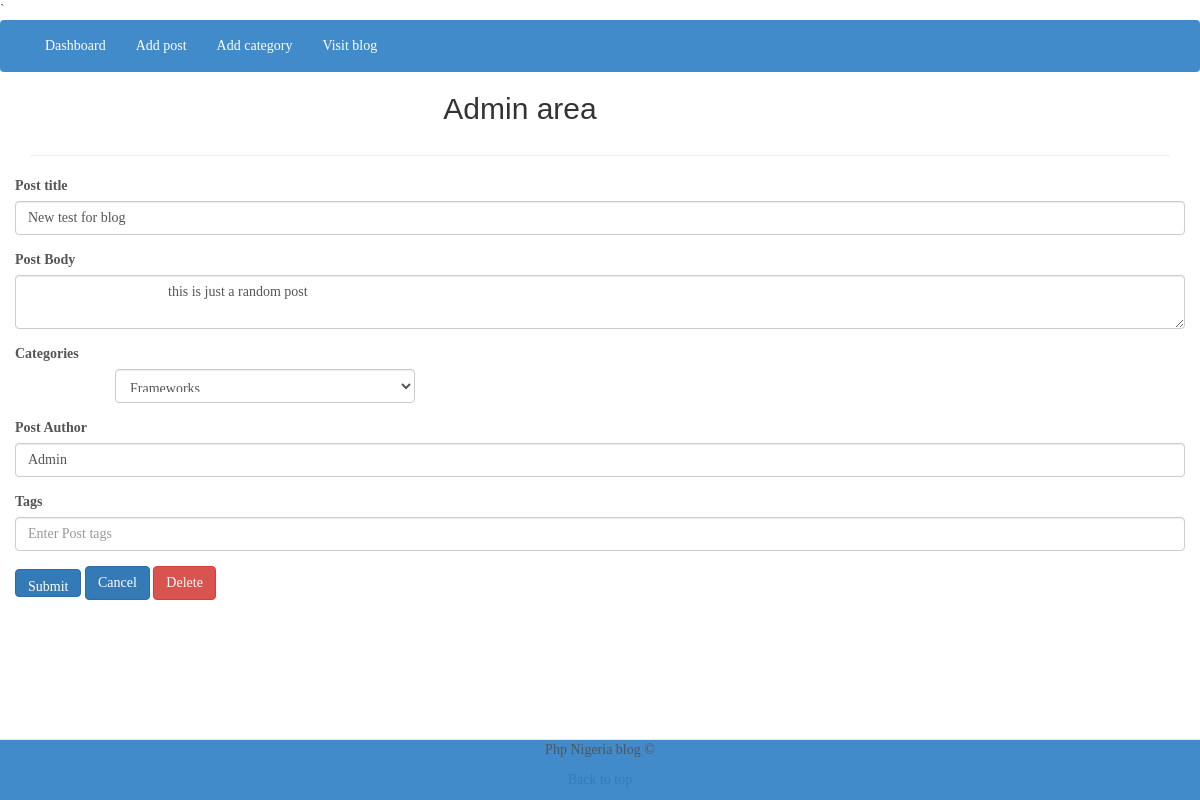
Page /admin/edit-post.php?id=3 on the committed database.
### tables this page shows
CREATE TABLE `posts` (
  `id` int(11) NOT NULL,
  `category` int(11) NOT NULL,
  `title` varchar(255) NOT NULL,
  `body` text NOT NULL,
  `author` varchar(255) NOT NULL,
  `tags` varchar(255) NOT NULL,
  `date` timestamp NOT NULL DEFAULT CURRENT_TIMESTAMP
);

### libraries/db.php (called while the page is built, shortened)
<?php
class Database{
	public $host = HOST;
	public $user = USER;
	public $password =PASS;
	public $name = NAME;
	public $link;
	private function connector(){
		$this->link = new mysqli($this->host, $this->user, $this->password, $this->name);
	}
	public function select($query){
		$result = $this->link->query($query) or die($this->link->error.__LINE__);
		if ($result->num_rows > 0){
			return $result;
		}else{
			return false;
		}
	}
}
?>`

### admin/edit-post.php (the view, shortened to what this page needs)
<?php include("includes/header.php");?>
<?php
$id =$_GET['id'];
  	$db = new Database;
  	$query ="SELECT * FROM `posts` WHERE id='$id'";
  	$posts = $db->select($query)->fetch_assoc();
$query ="SELECT * FROM categories WHERE id='$id'";
$categories =$db->select($query);
?>
	<div class="container-fluid">
		<form method="post" action="edit-post.php?id=<?php echo $id?>">
			<div class="form-group">
				<label for="post_title">Post title</label>
				<input type="text" name="title" id="post_title" class="form-control" placeholder="Enter title of post" value="<?php echo $posts['title'];?>">
			</div>
			<div class="form-group">
				<label for="body">Post Body</label>
				<textarea name="body" id="body" class="form-control" placeholder="Post body">
					<?php echo $posts['body'];?>
				</textarea>
			</div>
			<div class="form-group">
				<label for="categories">Categories</label>
				<select name="category" id="categories" class="form-control">
				<?php while ($row =$categories->fetch_assoc()):?>
					<option value="<?php echo $row['id']?>"><?php echo $row['name'];?></option>
				<?php endwhile;?>
				</select>
			</div>
			<div class="form-group">
				<label for="author">Post Author</label>
				<input type="text" name="author" id="author" class="form-control" placeholder="Enter Post author" value="<?php echo $posts['author'];?>">
			</div>
			<div class="form-group">
				<label for="tags">Tags</label>
				<input type="text" name="tags" id="tags" class="form-control" placeholder="Enter Post tags" value="<?php echo $posts['tags'];?>">
			</div>
			<div>
				<button name="submit" class="btn btn-primary"><span class="glyphicon">Submit</span></button>
				<a href="index.php" class="btn btn-primary">Cancel</a>
				<a  class="btn btn-danger" href="delete.php?id=<?php echo $id;?>">Delete</a>
			</div>
		</form>
	</div>
<?php include("includes/footer.php");?>

### css/cms-one.css (style rules this page uses)
body { font-family: Georgia, Times, helvetica, sans-serif, arial; color: #555; }
a { text-decoration:none; }
#categories { padding: 10px; width: 300px; margin-left: 100px; }

### rows in the picture
posts: title "New test for blog", body "this is just a random post", author "Admin"

### other values in the picture
form field category "Frameworks"
